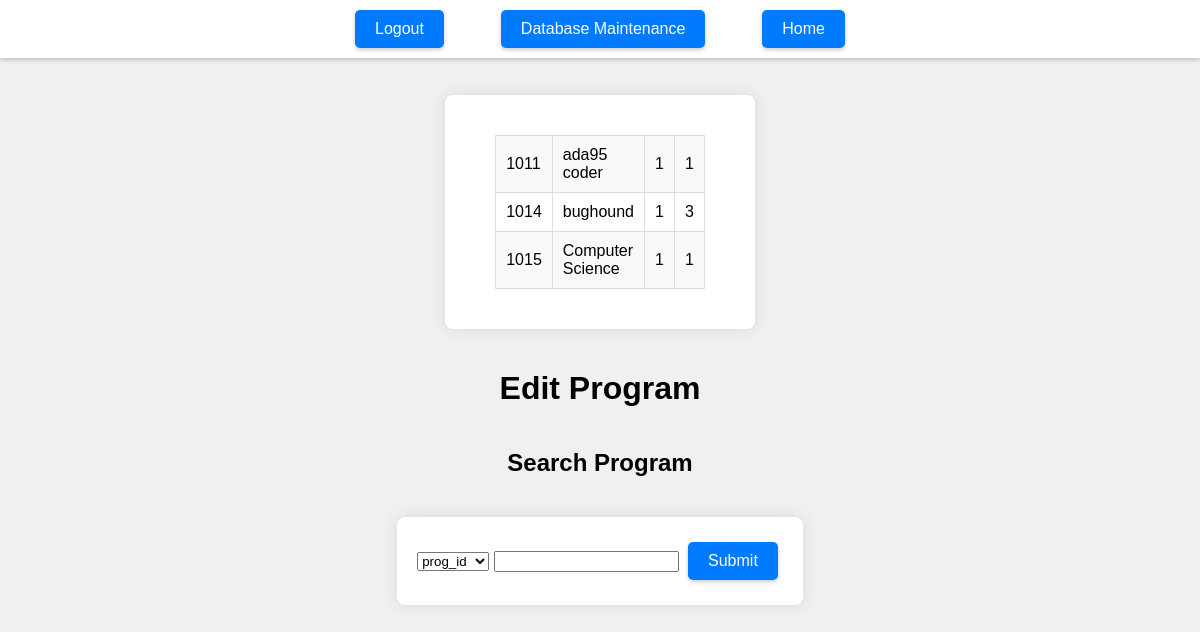
Screenshot of /update_program (signed in) with the database file from the repository.
### tables this page shows
CREATE TABLE `programs` ( `prog_id` integer PRIMARY KEY AUTOINCREMENT, `program` varchar(32) NOT NULL, `program_release` varchar(32) NOT NULL, `program_version` varchar(32) NOT NULL);

### app.py (the view, shortened to what this page needs)
@app.route("/update_program",methods=["GET","POST"])
def update_program():
    if "loggedin" not in session:
        return render_template("login.html")
    options = ["prog_id","program"]
    programs = get_programs()
    if request.method == "GET":
        return render_template("edit_programs.html",\
                               options=options,programs=programs)

### app.py (called while the page is built)
def connect_db():
    sql = sqlite3.connect("/Users/ishanunnarkar/Desktop/Projects/Bug_Hound-Project-main/server/db/bughound.db")
    sql.row_factory = sqlite3.Row
    return sql

def get_db():
    if not hasattr(g,"sqlite3"):
        g.sqlite_db = connect_db()
    return g.sqlite_db

def get_programs():
    db=get_db()
    cur = db.execute('select * from programs')
    programs = cur.fetchall()
    return programs

### templates/edit_programs.html (shortened to what this page needs)
<!DOCTYPE html>
<html lang="en">
<head>
    <link rel="stylesheet" href="{{ url_for('static', filename='css/database_maintenance.css') }}">
</head>
<body>
<div class="header">
    <div class="navigation">
        <a href="{{url_for('logout')}}" class="btn header-btn">Logout</a>
        <a href="{{url_for('database_maintenance')}}" class="btn header-btn">Database Maintenance</a>
        <a href="{{url_for('index_page')}}" class="btn header-btn">Home</a>
    </div>
</div>
    <div class="styled-container">
        <table style="width:25%", border="1">
            {% for item in programs %}
            <tr>
                <td>{{item[0]}}</td>
                <td>{{item[1]}}</td>
                <td>{{item[2]}}</td>
                <td>{{item[3]}}</td>
            </tr>
            {% endfor %}
        </table>
    </div>
    <h1> Edit Program</h1>
    <h2> Search Program</h2>
    <form method="POST",action="{{url_for('update_program')}}">
    <select name="options">
    <option value="{{options[0]}}" selected>{{options[0]}}</option>
    </select>
    <input name="search_data" class ="textbox"type = "text">
    <input type="submit" value ="Submit">
    </form>
</body>
</html>

### static/css/database_maintenance.css (style rules this page uses)
body { background-color: #f0f0f0; font-family: Arial, sans-serif; margin: 0; padding-top: 75px; display: flex; flex-direction: column; align-items: center; }
.header { width: 100%; display: flex; flex-direction: row; align-items: center; padding: 10px 0; background: #fff; box-shadow: 0 2px 4px rgba(0,0,0,0.2); position: fixed; top: 0; z-index: 1000; }
table { width: 100%; max-width: 600px; border-collapse: collapse; margin: 20px 0; }
td { padding: 10px; border: 1px solid #ddd; }
form { background-color: white; padding: 20px; border-radius: 8px; box-shadow: 0px 0px 15px rgba(0,0,0,0.1); margin-top: 20px; }
table tbody tr:nth-child(odd) { background-color: #f9f9f9; }
.btn, input[type="submit"], input[type="reset"], button[type="button"] { box-shadow: 0px 2px 4px rgba(0,0,0,0.2); transition: background-color 0.3s ease, box-shadow 0.3s ease; }
.navigation { display: flex; justify-content: space-between; padding: 0 20px; width: 100%; max-width: 500px; margin: auto; }
.btn, input[type="submit"], input[type="reset"], button[type="button"], .button-row .btn { padding: 10px 20px; background-color: #007bff; color: white; border: none; border-radius: 5px; cursor: pointer; text-decoration: none; margin: 5px; font-size: inherit; }
.header-btn { padding: 10px 20px; background-color: #007bff; color: white; border: none; border-radius: 5px; cursor: pointer; margin: 0 5px; }
.styled-container { background-color: white; padding: 20px; border-radius: 8px; box-shadow: 0px 0px 15px rgba(0,0,0,0.1); margin-top: 20px; margin-bottom: 20px; margin-left: auto; margin-right: auto; width: fit-content; max-width: 90%; display: flex; justify-content: space-evenly; }

### rows the page displays
programs: prog_id "1011", program "ada95 coder", program_release "1", program_version "1"
programs: prog_id "1014", program "bughound", program_release "1", program_version "3"
programs: prog_id "1015", program "Computer Science", program_release "1", program_version "1"

### other values shown
form field options "prog_id"
